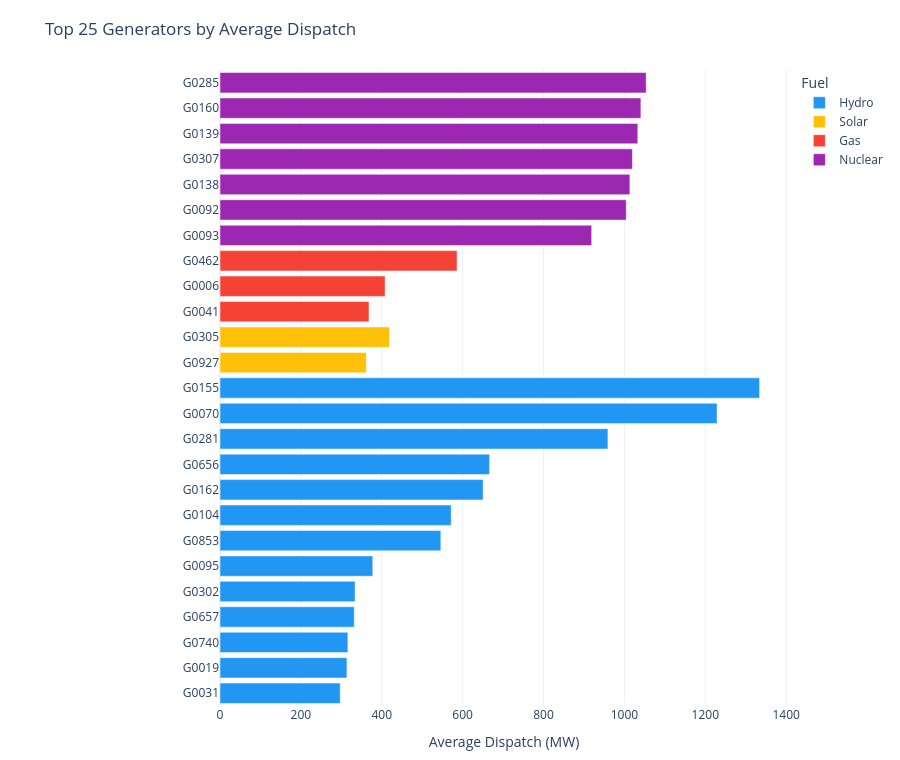

Notebook source saved alongside this figure:
### Markdown cell above
## Top Dispatched Generators

### Code cell
top_n = 25
avg_gen = (gen_df[(gen_df['dispatch_mw'] > 0.5) & (gen_df['fuel'] != 'CrossBorder')]
           .groupby(['unit_name', 'fuel', 'capacity_mw'])
           .agg(dispatch_mw=('dispatch_mw', 'mean'),
                utilization_pct=('utilization_pct', 'mean'))
           .reset_index()
           .sort_values('dispatch_mw', ascending=False)
           .head(top_n))

avg_gen_plot = avg_gen.sort_values('dispatch_mw', ascending=True).copy()
fig = px.bar(
    avg_gen_plot, x='dispatch_mw', y='unit_name', color='fuel', orientation='h',
    color_discrete_map=FUEL_COLORS,
    custom_data=['utilization_pct', 'capacity_mw'],
    title=f'Top {top_n} Generators by Average Dispatch',
)
fig.update_traces(
    hovertemplate=(
        'Generator: %{y}<br>Avg dispatch: %{x:.1f} MW<br>'
        'Avg utilisation: %{customdata[0]:.0f}%<br>Capacity: %{customdata[1]:.1f} MW<extra>%{fullData.name}</extra>'
    )
)
fig.update_layout(
    xaxis_title='Average Dispatch (MW)', yaxis_title='',
    height=760, legend_title_text='Fuel', margin=dict(l=220, r=30, t=70, b=40),
)
save_plotly(fig, 'top_generators.html')
fig.show()

### Figure 1 — Plotly figure (JSON) as saved in the notebook; plotly's stock layout.template omitted (floating-point values rounded to 4 significant figures)
{"data": [{"customdata": [[20.48, 1452.0], [99.93, 314.0], [96.99, 326.0], [100.0, 332.0], [100.0, 334.0], [99.93, 378.0], [100.0, 546.0], [99.94, 572.0], [99.02, 657.0], [99.92, 667.0], [99.6, 963.0], [100.0, 1229.0], [99.71, 1338.0]], "hovertemplate": "Generator: %{y}<br>Avg dispatch: %{x:.1f} MW<br>Avg utilisation: %{customdata[0]:.0f}%<br>Capacity: %{customdata[1]:.1f} MW<extra>%{fullData.name}</extra>", "legendgroup": "Hydro", "marker": {"color": "#2196F3", "pattern": {"shape": ""}}, "name": "Hydro", "orientation": "h", "showlegend": true, "textposition": "auto", "type": "bar", "x": [297.2, 313.8, 316.2, 332.0, 334.0, 377.7, 546.0, 571.6, 650.6, 666.5, 959.2, 1229.0, 1334.0], "xaxis": "x", "y": ["G0031", "G0019", "G0740", "G0657", "G0302", "G0095", "G0853", "G0104", "G0162", "G0656", "G0281", "G0070", "G0155"], "yaxis": "y"}, {"customdata": [[99.95, 1211.0], [100.0, 1401.0]], "hovertemplate": "Generator: %{y}<br>Avg dispatch: %{x:.1f} MW<br>Avg utilisation: %{customdata[0]:.0f}%<br>Capacity: %{customdata[1]:.1f} MW<extra>%{fullData.name}</extra>", "legendgroup": "Solar", "marker": {"color": "#FFC107", "pattern": {"shape": ""}}, "name": "Solar", "orientation": "h", "showlegend": true, "textposition": "auto", "type": "bar", "x": [361.8, 419.1], "xaxis": "x", "y": ["G0927", "G0305"], "yaxis": "y"}, {"customdata": [[43.04, 856.0], [49.6, 823.0], [74.66, 785.0]], "hovertemplate": "Generator: %{y}<br>Avg dispatch: %{x:.1f} MW<br>Avg utilisation: %{customdata[0]:.0f}%<br>Capacity: %{customdata[1]:.1f} MW<extra>%{fullData.name}</extra>", "legendgroup": "Gas", "marker": {"color": "#F44336", "pattern": {"shape": ""}}, "name": "Gas", "orientation": "h", "showlegend": true, "textposition": "auto", "type": "bar", "x": [368.4, 408.3, 586.2], "xaxis": "x", "y": ["G0041", "G0006", "G0462"], "yaxis": "y"}, {"customdata": [[100.0, 1049.0], [100.0, 1044.0], [100.0, 1027.0], [100.0, 1066.0], [100.0, 1033.0], [100.0, 1102.0], [100.0, 1087.0]], "hovertemplate": "Generator: %{y}<br>Avg dispatch: %{x:.1f} MW<br>Avg utilisation: %{customdata[0]:.0f}%<br>Capacity: %{customdata[1]:.1f} MW<extra>%{fullData.name}</extra>", "legendgroup": "Nuclear", "marker": {"color": "#9C27B0", "pattern": {"shape": ""}}, "name": "Nuclear", "orientation": "h", "showlegend": true, "textposition": "auto", "type": "bar", "x": [918.9, 1004.0, 1013.0, 1020.0, 1033.0, 1041.0, 1054.0], "xaxis": "x", "y": ["G0093", "G0092", "G0138", "G0307", "G0139", "G0160", "G0285"], "yaxis": "y"}], "layout": {"barmode": "relative", "height": 760, "legend": {"title": {"text": "Fuel"}, "tracegroupgap": 0}, "margin": {"b": 40, "l": 220, "r": 30, "t": 70}, "title": {"text": "Top 25 Generators by Average Dispatch"}, "xaxis": {"anchor": "y", "domain": [0, 1], "title": {"text": "Average Dispatch (MW)"}}, "yaxis": {"anchor": "x", "domain": [0, 1], "title": {"text": ""}}}}
